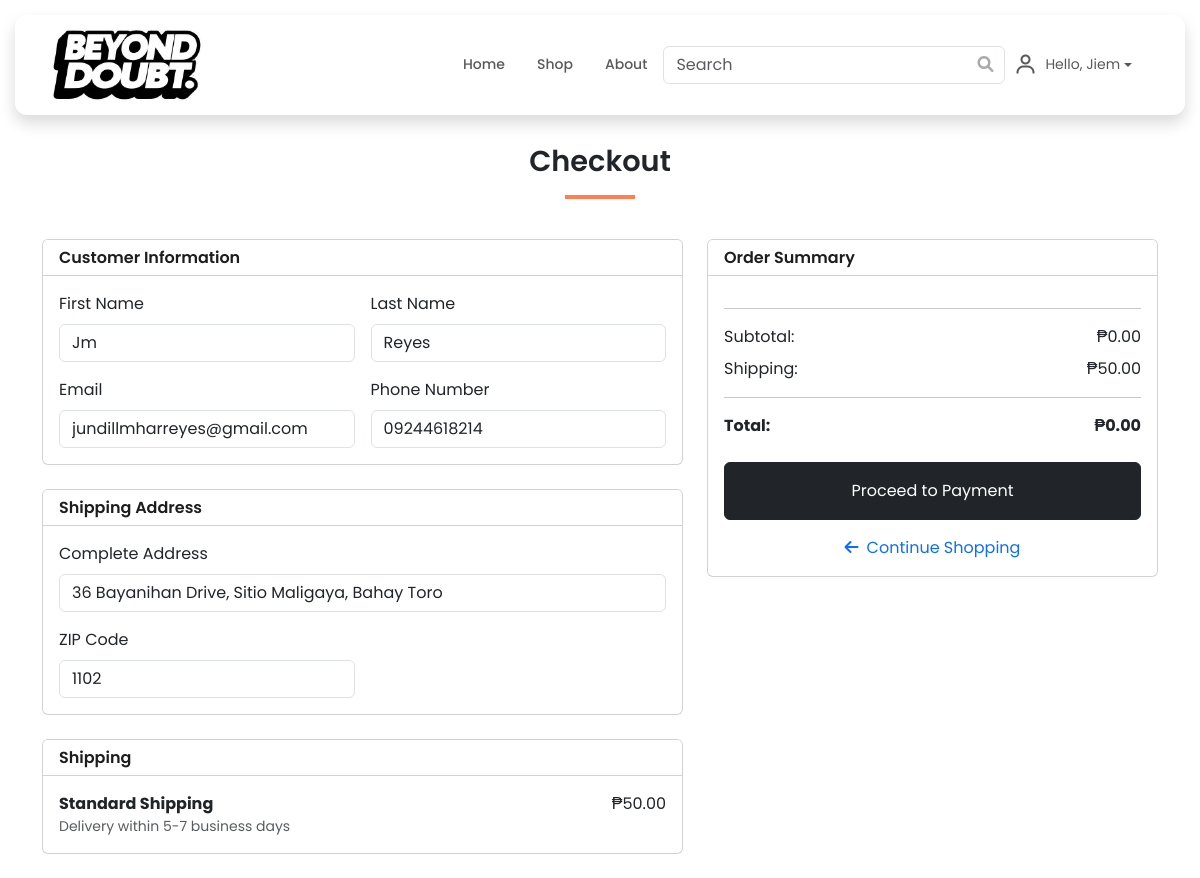
The page /shop/checkout.php (signed in) on the database its author committed.
### tables this page shows
CREATE TABLE `users` (
  `id` int(11) NOT NULL,
  `firstname` varchar(50) NOT NULL,
  `middlename` varchar(50) DEFAULT NULL,
  `lastname` varchar(50) NOT NULL,
  `phone_number` varchar(20) DEFAULT NULL,
  `email` varchar(100) DEFAULT NULL,
  `username` varchar(100) NOT NULL,
  `full_address` text DEFAULT NULL,
  `latitude` decimal(10,8) DEFAULT NULL,
  `longitude` decimal(11,8) DEFAULT NULL,
  `zipcode` varchar(10) DEFAULT NULL,
  `password` varchar(255) NOT NULL,
  `role_as` tinyint(4) NOT NULL DEFAULT 0,
  `created_at` timestamp NOT NULL DEFAULT current_timestamp(),
  `alt_full_address` varchar(255) DEFAULT NULL,
  `alt_zipcode` varchar(20) DEFAULT NULL,
  `alt_latitude` decimal(10,8) DEFAULT NULL,
  `alt_longitude` decimal(11,8) DEFAULT NULL
);

### shop/checkout.php (the view, shortened to what this page needs)
<?php
require_once '../admin/config/dbcon.php';
$user_id = $_SESSION['auth_user']['user_id'];
$user_query = "SELECT * FROM users WHERE id = ?";
$stmt = mysqli_prepare($conn, $user_query);
mysqli_stmt_bind_param($stmt, "i", $user_id);
mysqli_stmt_execute($stmt);
$user_result = mysqli_stmt_get_result($stmt);
$user = mysqli_fetch_assoc($user_result);
$shipping_fee = 50;
?>
<!DOCTYPE html>
<html lang="en">
<head>
    <link href="https://cdn.jsdelivr.net/npm/bootstrap@5.3.3/dist/css/bootstrap.min.css" rel="stylesheet">
    <link href="https://cdnjs.cloudflare.com/ajax/libs/font-awesome/6.0.0-beta3/css/all.min.css" rel="stylesheet">
    <link rel="stylesheet" href="https://cdn.jsdelivr.net/npm/boxicons@latest/css/boxicons.min.css">
    <link rel="stylesheet" href="css/important.css">
    <link rel="stylesheet" href="css/headerfooter.css">
</head>
<body>
    <?php include 'includes/header.php'; ?>
    <section id="checkout" class="mt-5 pt-5">
        <div class="container mt-5">
            <div class="row">
                <div class="col-12 text-center mb-4">
                    <h2>Checkout</h2>
                    <hr class="body-hr mx-auto">
                </div>
            </div>
            <form id="checkout-form" action="functions/process_payment.php" method="POST">
                <div class="row g-4">
                    <div class="col-md-7">
                        <div class="card mb-4">
                            <div class="card-header bg-white">
                                <h5 class="mb-0">Customer Information</h5>
                            </div>
                            <div class="card-body">
                                <div class="row g-3">
                                    <div class="col-md-6">
                                        <label for="firstname" class="form-label">First Name</label>
                                        <input type="text" class="form-control" id="firstname" name="firstname" value="<?= htmlspecialchars($user['firstname'] ?? '') ?>" required>
                                    </div>
                                    <div class="col-md-6">
                                        <label for="lastname" class="form-label">Last Name</label>
                                        <input type="text" class="form-control" id="lastname" name="lastname" value="<?= htmlspecialchars($user['lastname'] ?? '') ?>" required>
                                    </div>
                                    <div class="col-md-6">
                                        <label for="email" class="form-label">Email</label>
                                        <input type="email" class="form-control" id="email" name="email" value="<?= htmlspecialchars($user['email'] ?? '') ?>" required>
                                    </div>
                                    <div class="col-md-6">
                                        <label for="phone" class="form-label">Phone Number</label>
                                        <input type="tel" class="form-control" id="phone" name="phone" value="<?= htmlspecialchars($user['phone_number'] ?? '') ?>" required>
                                    </div>
                                </div>
                            </div>
                        </div>
                        <div class="card mb-4">
                            <div class="card-header bg-white">
                                <h5 class="mb-0">Shipping Address</h5>
                            </div>
                            <div class="card-body">
                                <div class="row g-3">
                                    <div class="col-12">
                                        <label for="address" class="form-label">Complete Address</label>
                                        <input type="text" class="form-control" id="address" name="address" value="<?= htmlspecialchars($user['full_address'] ?? '') ?>" required>
                                    </div>
                                    <div class="col-md-6">
                                        <label for="zipcode" class="form-label">ZIP Code</label>
                                        <input type="text" class="form-control" id="zipcode" name="zipcode" value="<?= htmlspecialchars($user['zipcode'] ?? '') ?>" required>
                                    </div>
                                </div>
                            </div>
                        </div>
                        <div class="card mb-4">
                            <div class="card-header bg-white">
                                <h5 class="mb-0">Shipping</h5>
                            </div>
                            <div class="card-body">
                                <div class="row g-3">
                                    <div class="col-12">
                                        <div class="d-flex justify-content-between">
                                            <div>
                                                <strong>Standard Shipping</strong>
                                                <p class="mb-0 text-muted small">Delivery within 5-7 business days</p>
                                            </div>
                                            <span class="ms-3">₱<?= number_format($shipping_fee, 2) ?></span>
                                        </div>
                                    </div>
                                </div>
                            </div>
                        </div>
                    </div>
                    <div class="col-md-5 pb-3">
                        <div class="card position-sticky mb-2" style="top: 150px;">
                            <div class="card-header bg-white">
                                <h5 class="mb-0">Order Summary</h5>
                            </div>
                            <div class="card-body">
                                <hr>
                                <div class="d-flex justify-content-between mb-2">
                                    <span>Subtotal:</span>
                                    <span id="order-subtotal">₱0.00</span>
                                </div>
                                <div class="d-flex justify-content-between mb-2">
                                    <span>Shipping:</span>
                                    <span id="order-shipping">₱<?= number_format($shipping_fee, 2) ?></span>
                                </div>
                                <hr>
                                <div class="d-flex justify-content-between mb-4 fw-bold">
                                    <span>Total:</span>
                                    <span id="order-total">₱0.00</span>
                                </div>
                                <div class="d-grid">
                                    <button type="submit" class="btn btn-dark py-3">Proceed to Payment</button>
                                </div>
                                <div class="text-center mt-3">
                                    <a href="shop.php" class="text-decoration-none">
                                        <i class="fa fa-arrow-left me-2"></i>Continue Shopping
                                    </a>
                                </div>
                            </div>
                        </div>
                    </div>
                </div>
            </form>
        </div>
    </section>
</body>
</html>

### shop/css/important.css (style rules this page uses)
* { margin: 0; padding: 0; box-sizing: border-box; list-style: none; text-decoration: none; }
body { font-family: 'Poppins', sans-serif; -ms-overflow-style: none; scrollbar-width: none; }
h2 { font-size: clamp(1.4rem, 3vw, 1.8rem); font-weight: 600; }
h5 { font-size: clamp(0.9rem, 1.5vw, 1rem); font-weight: 600; color: #1d1d1d; }
.body-hr { width: 70px; border: 2px solid coral; opacity: 1; }

### rows shown on the page
users: firstname "Jm", lastname "Reyes", email "jundillmharreyes@gmail.com", phone "09244618214", address "36 Bayanihan Drive, Sitio Maligaya, Bahay Toro", zipcode "1102"

### other values the page prints
$username "Jiem"
$shipping_fee "50.00"
